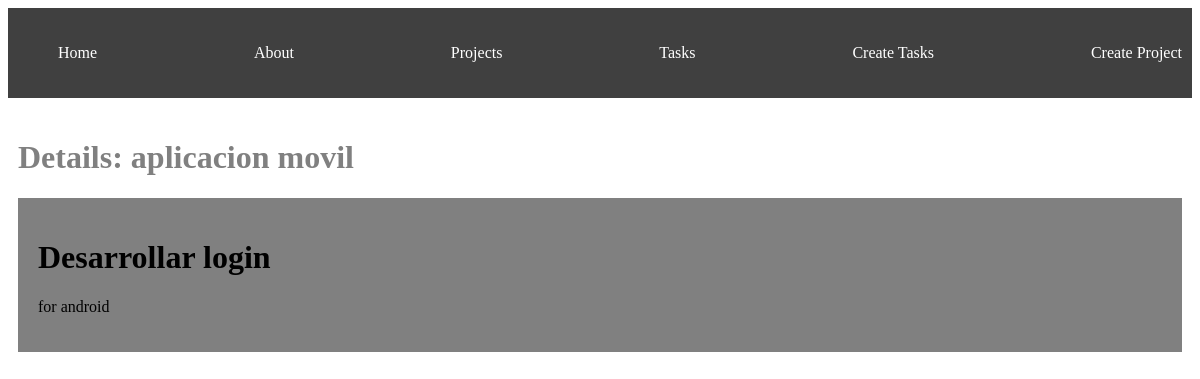
/projects/1, run on the app's committed database.
### myapp/models.py (models this page shows, shortened)
class Project(models.Model):
    name = models.CharField(max_length=200)
    def __str__(self):
        return self.name

class Task (models.Model):
    title = models.CharField(max_length=200)
    description = models.TextField()
    project = models.ForeignKey(Project, on_delete=models.CASCADE)
    done = models.BooleanField(default=False)

### myapp/views.py (the view)
# urls.py: path('projects/<int:id>', views.project_detail, name="project_detail"),
def project_detail(request, id):
    project = get_object_or_404(Project, id=id)
    tasks = Task.objects.filter(project_id=id)
    return render(request, 'detail.html',{
        'project': project,
        'tasks': tasks,
    })

### myapp/templates/detail.html (shortened to what this page needs)
<!DOCTYPE html>
<html lang="en">
<head>
</head>
<body>
    {% extends 'base.html' %}
    {% block content %}
    <h1>Details: {{project}}</h1>
    {% for task in tasks %}
    <div class="card">
        <h1>{{task.title}}</h1>
        <p>{{task.description}}</p>
    </div>
    {% endfor%}
    {% endblock%}

### myapp/static/styles/main.css (style rules this page uses)
body { background: white; color: gray; }
.card { background: gray; padding: 20px; margin-bottom: 10px; color: black; }

### data on the page
Project: name "aplicacion movil"
Task: title "Desarrollar login", description "for android"
